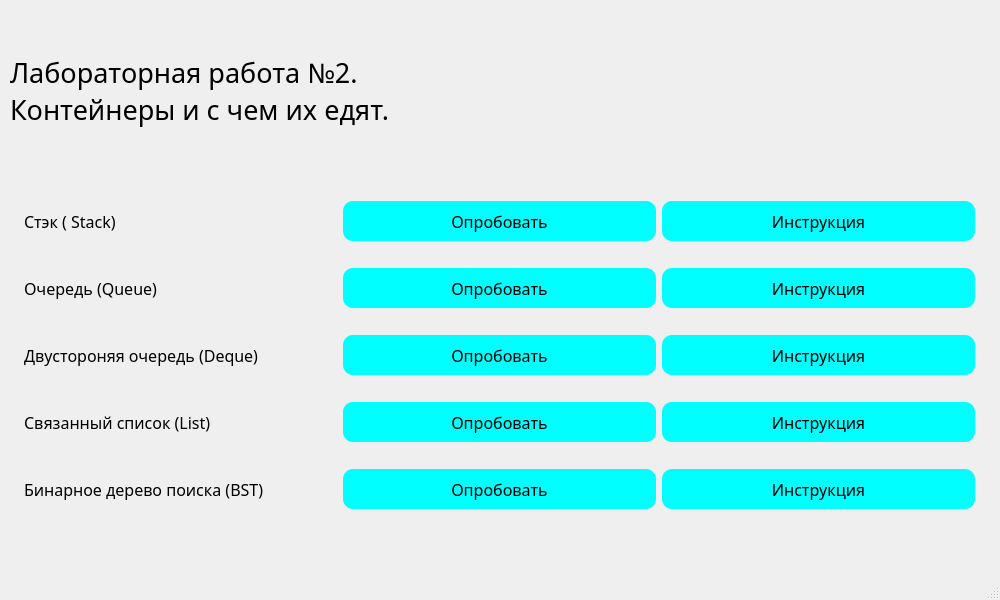
<?xml version="1.0" encoding="UTF-8"?>
<ui version="4.0">
 <class>MainWindow</class>
 <widget class="QMainWindow" name="MainWindow">
  <property name="geometry">
   <rect>
    <x>0</x>
    <y>0</y>
    <width>1000</width>
    <height>600</height>
   </rect>
  </property>
  <property name="windowTitle">
   <string>MainWindow</string>
  </property>
  <property name="styleSheet">
   <string notr="true">QPushButton{
	background-color: cyan;
	color: black;
	border-radius: 10px;
}
</string>
  </property>
  <widget class="QWidget" name="centralwidget">
   <widget class="QLabel" name="label">
    <property name="geometry">
     <rect>
      <x>10</x>
      <y>20</y>
      <width>991</width>
      <height>141</height>
     </rect>
    </property>
    <property name="font">
     <font>
      <family>Trebuchet MS</family>
      <pointsize>20</pointsize>
     </font>
    </property>
    <property name="text">
     <string>Лабораторная работа №2.
Контейнеры и с чем их едят.</string>
    </property>
   </widget>
   <widget class="QWidget" name="gridLayoutWidget">
    <property name="geometry">
     <rect>
      <x>24</x>
      <y>180</y>
      <width>951</width>
      <height>351</height>
     </rect>
    </property>
    <property name="sizePolicy">
     <sizepolicy hsizetype="Preferred" vsizetype="Preferred">
      <horstretch>0</horstretch>
      <verstretch>0</verstretch>
     </sizepolicy>
    </property>
    <property name="minimumSize">
     <size>
      <width>40</width>
      <height>40</height>
     </size>
    </property>
    <layout class="QGridLayout" name="gridLayout">
     <item row="2" column="2">
      <widget class="QPushButton" name="pushButton_6">
       <property name="sizePolicy">
        <sizepolicy hsizetype="Minimum" vsizetype="Fixed">
         <horstretch>0</horstretch>
         <verstretch>0</verstretch>
        </sizepolicy>
       </property>
       <property name="minimumSize">
        <size>
         <width>40</width>
         <height>40</height>
        </size>
       </property>
       <property name="baseSize">
        <size>
         <width>0</width>
         <height>0</height>
        </size>
       </property>
       <property name="font">
        <font>
         <family>Trebuchet MS</family>
         <pointsize>12</pointsize>
        </font>
       </property>
       <property name="text">
        <string>Инструкция</string>
       </property>
      </widget>
     </item>
     <item row="4" column="2">
      <widget class="QPushButton" name="pushButton_10">
       <property name="sizePolicy">
        <sizepolicy hsizetype="Minimum" vsizetype="Fixed">
         <horstretch>0</horstretch>
         <verstretch>0</verstretch>
        </sizepolicy>
       </property>
       <property name="minimumSize">
        <size>
         <width>40</width>
         <height>40</height>
        </size>
       </property>
       <property name="baseSize">
        <size>
         <width>0</width>
         <height>0</height>
        </size>
       </property>
       <property name="font">
        <font>
         <family>Trebuchet MS</family>
         <pointsize>12</pointsize>
        </font>
       </property>
       <property name="text">
        <string>Инструкция</string>
       </property>
      </widget>
     </item>
     <item row="3" column="1">
      <widget class="QPushButton" name="pushButton_7">
       <property name="sizePolicy">
        <sizepolicy hsizetype="Minimum" vsizetype="Fixed">
         <horstretch>0</horstretch>
         <verstretch>0</verstretch>
        </sizepolicy>
       </property>
       <property name="minimumSize">
        <size>
         <width>40</width>
         <height>40</height>
        </size>
       </property>
       <property name="baseSize">
        <size>
         <width>0</width>
         <height>0</height>
        </size>
       </property>
       <property name="font">
        <font>
         <family>Trebuchet MS</family>
         <pointsize>12</pointsize>
        </font>
       </property>
       <property name="text">
        <string>Опробовать</string>
       </property>
      </widget>
     </item>
     <item row="3" column="2">
      <widget class="QPushButton" name="pushButton_8">
       <property name="sizePolicy">
        <sizepolicy hsizetype="Minimum" vsizetype="Fixed">
         <horstretch>0</horstretch>
         <verstretch>0</verstretch>
        </sizepolicy>
       </property>
       <property name="minimumSize">
        <size>
         <width>40</width>
         <height>40</height>
        </size>
       </property>
       <property name="baseSize">
        <size>
         <width>0</width>
         <height>0</height>
        </size>
       </property>
       <property name="font">
        <font>
         <family>Trebuchet MS</family>
         <pointsize>12</pointsize>
        </font>
       </property>
       <property name="text">
        <string>Инструкция</string>
       </property>
      </widget>
     </item>
     <item row="2" column="1">
      <widget class="QPushButton" name="pushButton_5">
       <property name="sizePolicy">
        <sizepolicy hsizetype="Minimum" vsizetype="Fixed">
         <horstretch>0</horstretch>
         <verstretch>0</verstretch>
        </sizepolicy>
       </property>
       <property name="minimumSize">
        <size>
         <width>40</width>
         <height>40</height>
        </size>
       </property>
       <property name="baseSize">
        <size>
         <width>0</width>
         <height>0</height>
        </size>
       </property>
       <property name="font">
        <font>
         <family>Trebuchet MS</family>
         <pointsize>12</pointsize>
        </font>
       </property>
       <property name="text">
        <string>Опробовать</string>
       </property>
      </widget>
     </item>
     <item row="4" column="1">
      <widget class="QPushButton" name="pushButton_9">
       <property name="sizePolicy">
        <sizepolicy hsizetype="Minimum" vsizetype="Fixed">
         <horstretch>0</horstretch>
         <verstretch>0</verstretch>
        </sizepolicy>
       </property>
       <property name="minimumSize">
        <size>
         <width>40</width>
         <height>40</height>
        </size>
       </property>
       <property name="baseSize">
        <size>
         <width>0</width>
         <height>0</height>
        </size>
       </property>
       <property name="font">
        <font>
         <family>Trebuchet MS</family>
         <pointsize>12</pointsize>
        </font>
       </property>
       <property name="text">
        <string>Опробовать</string>
       </property>
      </widget>
     </item>
     <item row="0" column="1">
      <widget class="QPushButton" name="pushButton">
       <property name="sizePolicy">
        <sizepolicy hsizetype="Minimum" vsizetype="Fixed">
         <horstretch>0</horstretch>
         <verstretch>0</verstretch>
        </sizepolicy>
       </property>
       <property name="minimumSize">
        <size>
         <width>40</width>
         <height>40</height>
        </size>
       </property>
       <property name="baseSize">
        <size>
         <width>0</width>
         <height>0</height>
        </size>
       </property>
       <property name="font">
        <font>
         <family>Trebuchet MS</family>
         <pointsize>12</pointsize>
        </font>
       </property>
       <property name="text">
        <string>Опробовать</string>
       </property>
      </widget>
     </item>
     <item row="0" column="2">
      <widget class="QPushButton" name="pushButton_2">
       <property name="sizePolicy">
        <sizepolicy hsizetype="Minimum" vsizetype="Fixed">
         <horstretch>0</horstretch>
         <verstretch>0</verstretch>
        </sizepolicy>
       </property>
       <property name="minimumSize">
        <size>
         <width>40</width>
         <height>40</height>
        </size>
       </property>
       <property name="baseSize">
        <size>
         <width>0</width>
         <height>0</height>
        </size>
       </property>
       <property name="font">
        <font>
         <family>Trebuchet MS</family>
         <pointsize>12</pointsize>
        </font>
       </property>
       <property name="text">
        <string>Инструкция</string>
       </property>
      </widget>
     </item>
     <item row="1" column="1">
      <widget class="QPushButton" name="pushButton_3">
       <property name="sizePolicy">
        <sizepolicy hsizetype="Minimum" vsizetype="Fixed">
         <horstretch>0</horstretch>
         <verstretch>0</verstretch>
        </sizepolicy>
       </property>
       <property name="minimumSize">
        <size>
         <width>40</width>
         <height>40</height>
        </size>
       </property>
       <property name="baseSize">
        <size>
         <width>0</width>
         <height>0</height>
        </size>
       </property>
       <property name="font">
        <font>
         <family>Trebuchet MS</family>
         <pointsize>12</pointsize>
        </font>
       </property>
       <property name="text">
        <string>Опробовать</string>
       </property>
      </widget>
     </item>
     <item row="1" column="2">
      <widget class="QPushButton" name="pushButton_4">
       <property name="sizePolicy">
        <sizepolicy hsizetype="Minimum" vsizetype="Fixed">
         <horstretch>0</horstretch>
         <verstretch>0</verstretch>
        </sizepolicy>
       </property>
       <property name="minimumSize">
        <size>
         <width>40</width>
         <height>40</height>
        </size>
       </property>
       <property name="baseSize">
        <size>
         <width>0</width>
         <height>0</height>
        </size>
       </property>
       <property name="font">
        <font>
         <family>Trebuchet MS</family>
         <pointsize>12</pointsize>
        </font>
       </property>
       <property name="text">
        <string>Инструкция</string>
       </property>
      </widget>
     </item>
     <item row="0" column="0">
      <widget class="QLabel" name="label_2">
       <property name="font">
        <font>
         <family>Bahnschrift</family>
         <pointsize>12</pointsize>
        </font>
       </property>
       <property name="styleSheet">
        <string notr="true"/>
       </property>
       <property name="text">
        <string>Стэк ( Stack)</string>
       </property>
      </widget>
     </item>
     <item row="1" column="0">
      <widget class="QLabel" name="label_3">
       <property name="font">
        <font>
         <family>Bahnschrift</family>
         <pointsize>12</pointsize>
        </font>
       </property>
       <property name="text">
        <string>Очередь (Queue)</string>
       </property>
      </widget>
     </item>
     <item row="2" column="0">
      <widget class="QLabel" name="label_4">
       <property name="font">
        <font>
         <family>Bahnschrift</family>
         <pointsize>12</pointsize>
        </font>
       </property>
       <property name="text">
        <string>Двустороняя очередь (Deque)</string>
       </property>
      </widget>
     </item>
     <item row="3" column="0">
      <widget class="QLabel" name="label_5">
       <property name="font">
        <font>
         <family>Bahnschrift</family>
         <pointsize>12</pointsize>
        </font>
       </property>
       <property name="text">
        <string>Связанный список (List)</string>
       </property>
      </widget>
     </item>
     <item row="4" column="0">
      <widget class="QLabel" name="label_6">
       <property name="font">
        <font>
         <family>Bahnschrift</family>
         <pointsize>12</pointsize>
        </font>
       </property>
       <property name="text">
        <string>Бинарное дерево поиска (BST)</string>
       </property>
      </widget>
     </item>
    </layout>
   </widget>
  </widget>
  <widget class="QMenuBar" name="menubar">
   <property name="geometry">
    <rect>
     <x>0</x>
     <y>0</y>
     <width>1000</width>
     <height>25</height>
    </rect>
   </property>
  </widget>
  <widget class="QStatusBar" name="statusbar"/>
 </widget>
 <resources/>
 <connections/>
</ui>
